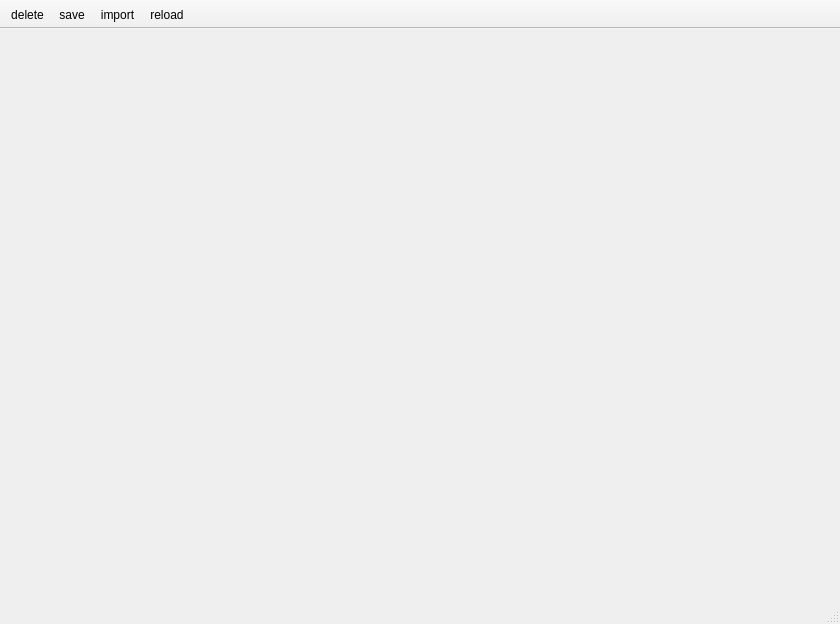
<?xml version="1.0" encoding="UTF-8"?>
<ui version="4.0">
 <class>MainWindow</class>
 <widget class="QMainWindow" name="MainWindow">
  <property name="geometry">
   <rect>
    <x>0</x>
    <y>0</y>
    <width>840</width>
    <height>624</height>
   </rect>
  </property>
  <property name="windowTitle">
   <string>MainWindow</string>
  </property>
  <property name="animated">
   <bool>true</bool>
  </property>
  <widget class="QWidget" name="centralwidget">
   <layout class="QHBoxLayout" name="horizontalLayout"/>
  </widget>
  <widget class="QMenuBar" name="menubar">
   <property name="geometry">
    <rect>
     <x>0</x>
     <y>0</y>
     <width>840</width>
     <height>26</height>
    </rect>
   </property>
  </widget>
  <widget class="QStatusBar" name="statusbar"/>
  <widget class="QToolBar" name="toolBar">
   <property name="windowTitle">
    <string>toolBar</string>
   </property>
   <property name="movable">
    <bool>false</bool>
   </property>
   <property name="floatable">
    <bool>false</bool>
   </property>
   <attribute name="toolBarArea">
    <enum>TopToolBarArea</enum>
   </attribute>
   <attribute name="toolBarBreak">
    <bool>false</bool>
   </attribute>
   <addaction name="actiondelete"/>
   <addaction name="actionsave"/>
   <addaction name="actionimport"/>
   <addaction name="actionreload"/>
  </widget>
  <action name="actiondelete">
   <property name="icon">
    <iconset>
     <normaloff>icons/delete_.png</normaloff>icons/delete_.png</iconset>
   </property>
   <property name="text">
    <string>delete</string>
   </property>
  </action>
  <action name="actionimport">
   <property name="checkable">
    <bool>true</bool>
   </property>
   <property name="icon">
    <iconset>
     <normaloff>icons/import32_.png</normaloff>icons/import32_.png</iconset>
   </property>
   <property name="text">
    <string>import</string>
   </property>
  </action>
  <action name="actionsave">
   <property name="checkable">
    <bool>false</bool>
   </property>
   <property name="icon">
    <iconset>
     <normaloff>icons/save.png</normaloff>icons/save.png</iconset>
   </property>
   <property name="text">
    <string>save</string>
   </property>
  </action>
  <action name="actionreload">
   <property name="icon">
    <iconset>
     <normaloff>icons/reload.png</normaloff>icons/reload.png</iconset>
   </property>
   <property name="text">
    <string>reload</string>
   </property>
  </action>
 </widget>
 <resources/>
 <connections/>
</ui>
